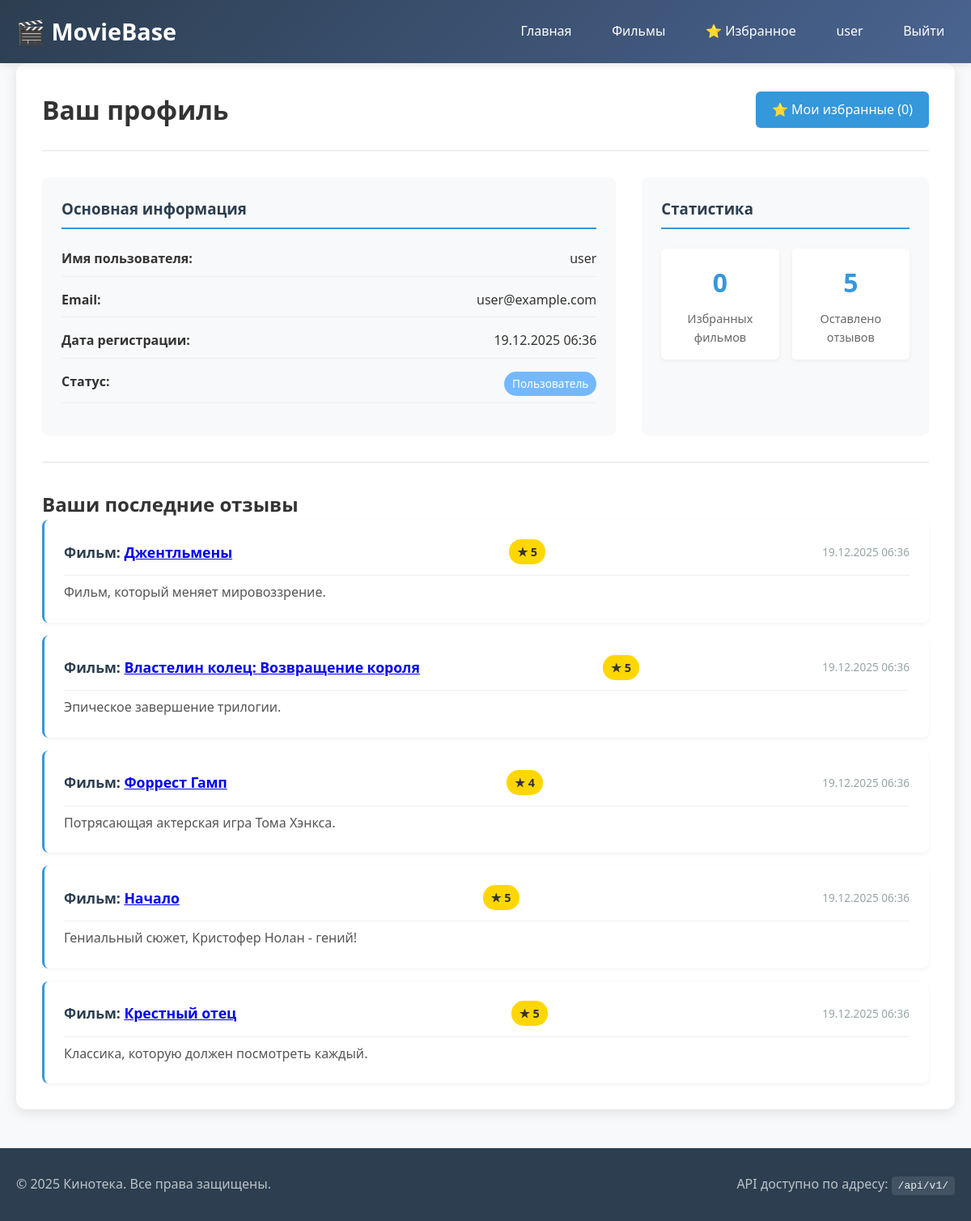
The page /profile (signed in) on the database its author committed.
### models.py (models this page shows, shortened)
class User(UserMixin, db.Model):
    __tablename__ = 'user'
    id = db.Column(db.Integer, primary_key=True)
    username = db.Column(db.String(80), unique=True, nullable=False)
    email = db.Column(db.String(120), nullable=True)
    password_hash = db.Column(db.String(200))
    is_admin = db.Column(db.Boolean, default=False)
    created_at = db.Column(db.DateTime, default=datetime.utcnow)
    favorite_movies = db.relationship('Movie',
                                      secondary=user_favorites,
                                      backref=db.backref('favorited_by', lazy='dynamic'),
                                      lazy='dynamic')
    reviews = db.relationship('Review', backref='user', lazy='dynamic', cascade='all, delete-orphan')
    reviews = db.relationship('Review', backref='user', lazy='dynamic', cascade='all, delete-orphan')
    favorite_movies = db.relationship('Movie',
                                      secondary=user_favorites,
                                      backref=db.backref('favorited_by', lazy='dynamic'),
                                      lazy='dynamic')

class Review(db.Model):
    __tablename__ = 'review'
    id = db.Column(db.Integer, primary_key=True)
    content = db.Column(db.Text, nullable=False)
    rating = db.Column(db.Integer, nullable=False)  # 1-5
    user_id = db.Column(db.Integer, db.ForeignKey('user.id'), nullable=False)
    movie_id = db.Column(db.Integer, db.ForeignKey('movie.id'), nullable=False)
    created_at = db.Column(db.DateTime, default=datetime.utcnow)
    __table_args__ = (
        db.UniqueConstraint('user_id', 'movie_id', name='unique_user_movie_review'),
        db.CheckConstraint('rating >= 1 AND rating <= 5', name='rating_range_check'),
    )

class Movie(db.Model):
    __tablename__ = 'movie'
    id = db.Column(db.Integer, primary_key=True)
    title = db.Column(db.String(200), nullable=False, index=True)
    year = db.Column(db.Integer, nullable=False, index=True)
    director = db.Column(db.String(100))
    description = db.Column(db.Text)
    genre = db.Column(db.String(100))
    rating = db.Column(db.Float, default=0.0)
    created_at = db.Column(db.DateTime, default=datetime.utcnow)
    reviews = db.relationship('Review', backref='movie', lazy='dynamic', cascade='all, delete-orphan')

### app.py (the view)
@app.route('/profile')
@login_required
def profile():
    reviews = Review.query.filter_by(user_id=current_user.id).order_by(Review.created_at.desc()).limit(10).all()
    favorite_count = current_user.favorite_movies.count()
    return render_template('profile.html',
                           reviews=reviews,
                           favorite_count=favorite_count)

### app.py (called while the page is built)
@login_manager.user_loader
def load_user(user_id):
    return User.query.get(int(user_id))

### templates/profile.html (shortened to what this page needs)
{% extends "base.html" %}
{% block content %}
<div class="profile-container">
    <div class="profile-header">
        <h1>Ваш профиль</h1>
        <div class="profile-actions">
            <a href="{{ url_for('favorites') }}" class="btn btn-primary">⭐ Мои избранные ({{ favorite_count }})</a>
        </div>
    </div>
    <div class="profile-info">
        <div class="info-card">
            <h3>Основная информация</h3>
            <div class="info-item">
                <strong>Имя пользователя:</strong>
                <span>{{ current_user.username }}</span>
            </div>
            <div class="info-item">
                <strong>Email:</strong>
                <span>{{ current_user.email or 'Не указан' }}</span>
            </div>
            <div class="info-item">
                <strong>Дата регистрации:</strong>
                <span>{{ current_user.created_at.strftime('%d.%m.%Y %H:%M') }}</span>
            </div>
            <div class="info-item">
                <strong>Статус:</strong>
                <span class="badge {% if current_user.is_admin %}badge-admin{% else %}badge-user{% endif %}">
                    {% if current_user.is_admin %}Администратор{% else %}Пользователь{% endif %}
                </span>
            </div>
        </div>
        <div class="stats-card">
            <h3>Статистика</h3>
            <div class="stats-grid">
                <div class="stat-item">
                    <div class="stat-number">{{ favorite_count }}</div>
                    <div class="stat-label">Избранных фильмов</div>
                </div>
                <div class="stat-item">
                    <div class="stat-number">{{ reviews|length }}</div>
                    <div class="stat-label">Оставлено отзывов</div>
                </div>
            </div>
        </div>
    </div>
    <div class="reviews-section">
        <h2>Ваши последние отзывы</h2>
        {% if reviews %}
        <div class="reviews-list">
            {% for review in reviews %}
            <div class="review-card">
                <div class="review-header">
                    <strong>Фильм: <a href="{{ url_for('movie_detail', movie_id=review.movie.id) }}">{{
                        review.movie.title }}</a></strong>
                    <span class="review-rating">★ {{ review.rating }}</span>
                    <span class="review-date">{{ review.created_at.strftime('%d.%m.%Y %H:%M') }}</span>
                </div>
                <p class="review-content">{{ review.content }}</p>
            </div>
            {% endfor %}
        </div>
        {% else %}
        <div class="no-reviews">
            <p>Вы еще не оставляли отзывов.</p>
            <a href="{{ url_for('movie_list') }}" class="btn">Найти фильмы для отзыва</a>
        </div>
        {% endif %}
    </div>
</div>
{% endblock %}

### templates/base.html (shortened to what this page needs)
<!DOCTYPE html>
<html lang="ru">
<head>
    <link rel="stylesheet" href="{{ url_for('static', filename='style.css') }}">
</head>
<body>
<nav class="navbar">
    <div class="container">
        <a class="logo" href="{{ url_for('index') }}">🎬 MovieBase</a>
        <div class="nav-links">
            <a href="{{ url_for('index') }}">Главная</a>
            <a href="{{ url_for('movie_list') }}">Фильмы</a>
            {% if current_user.is_authenticated %}
            <a href="{{ url_for('favorites') }}">⭐ Избранное</a>
            <a href="{{ url_for('profile') }}">{{ current_user.username }}</a>
            <a href="{{ url_for('logout') }}">Выйти</a>
            {% else %}
            <a href="{{ url_for('login') }}">Войти</a>
            <a href="{{ url_for('register') }}">Регистрация</a>
            {% endif %}
        </div>
    </div>
</nav>
<div class="container">
    {% block content %}{% endblock %}
</div>
<footer>
    <div class="container">
        <p>© 2025 Кинотека. Все права защищены.</p>
        <p>API доступно по адресу: <code>/api/v1/</code></p>
    </div>
</footer>
</body>
</html>

### static/style.css (style rules this page uses)
* { margin: 0; padding: 0; box-sizing: border-box; }
body { font-family: 'Segoe UI', Tahoma, Geneva, Verdana, sans-serif; line-height: 1.6; color: #333; background-color: #f8f9fa; min-height: 100vh; display: flex; flex-direction: column; }
.container { max-width: 1200px; margin: 0 auto; padding: 0 20px; flex: 1; }
.navbar { background: linear-gradient(135deg, #2c3e50, #4a6491); color: white; padding: 1rem 0; box-shadow: 0 2px 10px rgba(0, 0, 0, 0.1); position: sticky; top: 0; z-index: 1000; }
.navbar .container { display: flex; justify-content: space-between; align-items: center; }
.logo { font-size: 1.8rem; font-weight: bold; color: white; text-decoration: none; display: flex; align-items: center; gap: 10px; }
.nav-links { display: flex; gap: 1.5rem; align-items: center; }
.nav-links a { color: white; text-decoration: none; padding: 0.5rem 0.8rem; border-radius: 4px; transition: all 0.3s; font-weight: 500; }
.btn { display: inline-block; padding: 10px 20px; border: none; border-radius: 6px; cursor: pointer; font-size: 1rem; text-decoration: none; transition: all 0.3s; font-weight: 500; }
.btn-primary { background: #3498db; color: white; }
.reviews-section { margin-top: 2rem; padding-top: 2rem; border-top: 2px solid #eee; }
.reviews-list { display: flex; flex-direction: column; gap: 1rem; }
.review-card { background: white; padding: 1.5rem; border-radius: 8px; box-shadow: 0 2px 5px rgba(0, 0, 0, 0.05); border-left: 3px solid #3498db; }
.review-header { display: flex; justify-content: space-between; align-items: center; margin-bottom: 0.8rem; flex-wrap: wrap; gap: 0.5rem; }
.review-header strong { color: #2c3e50; font-size: 1.1rem; }
.review-rating { background: #ffd700; color: #333; padding: 4px 10px; border-radius: 15px; font-weight: bold; font-size: 0.9rem; }
.review-date { color: #95a5a6; font-size: 0.85rem; }
.review-content { line-height: 1.6; color: #555; margin-top: 0.5rem; padding-top: 0.5rem; border-top: 1px solid #f0f0f0; }
.profile-container { background: white; border-radius: 12px; padding: 2rem; box-shadow: 0 4px 15px rgba(0, 0, 0, 0.1); }
.profile-header { display: flex; justify-content: space-between; align-items: center; margin-bottom: 2rem; padding-bottom: 1.5rem; border-bottom: 2px solid #f0f0f0; }
.profile-info { display: grid; grid-template-columns: 2fr 1fr; gap: 2rem; margin-bottom: 2rem; }
.info-card, .stats-card { background: #f8f9fa; padding: 1.5rem; border-radius: 8px; }
.info-card h3, .stats-card h3 { color: #2c3e50; margin-bottom: 1.5rem; padding-bottom: 0.5rem; border-bottom: 2px solid #3498db; }
.info-item { display: flex; justify-content: space-between; margin-bottom: 1rem; padding-bottom: 0.5rem; border-bottom: 1px solid #eee; }
.badge { padding: 4px 12px; border-radius: 20px; font-size: 0.85rem; font-weight: 500; }
.badge-user { background: #74b9ff; color: white; }
.stats-grid { display: grid; grid-template-columns: 1fr 1fr; gap: 1rem; }
.stat-item { text-align: center; padding: 1rem; background: white; border-radius: 6px; box-shadow: 0 2px 5px rgba(0, 0, 0, 0.05); }
.stat-number { font-size: 2rem; font-weight: bold; color: #3498db; margin-bottom: 0.5rem; }
.stat-label { color: #666; font-size: 0.9rem; }
footer { background: #2c3e50; color: white; padding: 2rem 0; margin-top: 3rem; text-align: center; }
footer .container { display: flex; justify-content: space-between; align-items: center; flex-wrap: wrap; gap: 1rem; }
footer p { margin: 0; color: #bdc3c7; }
footer code { background: rgba(255, 255, 255, 0.1); padding: 4px 8px; border-radius: 4px; font-family: monospace; color: #ecf0f1; }
.badge { padding: 4px 10px; border-radius: 20px; font-size: 0.85rem; font-weight: 500; display: inline-block; }
.btn { display: inline-block; padding: 10px 20px; background: #3498db; color: white; text-decoration: none; border-radius: 6px; border: none; cursor: pointer; font-size: 1rem; transition: all 0.3s; font-weight: 500; }

### rows shown on the page
User: username "user", email "user@example.com", created_at "19.12.2025 06:36"
Review: movie "Джентльмены", rating "5", created_at "19.12.2025 06:36", content "Фильм, который меняет мировоззрение."
Review: movie "Властелин колец: Возвращение короля", rating "5", created_at "19.12.2025 06:36", content "Эпическое завершение трилогии."
Review: movie "Форрест Гамп", rating "4", created_at "19.12.2025 06:36", content "Потрясающая актерская игра Тома Хэнкса."
Review: movie "Начало", rating "5", created_at "19.12.2025 06:36", content "Гениальный сюжет, Кристофер Нолан - гений!"
Review: movie "Крестный отец", rating "5", created_at "19.12.2025 06:36", content "Классика, которую должен посмотреть каждый."

### other values the page prints
{{ favorite_count }} "0"
{{ reviews|length }} "5"
